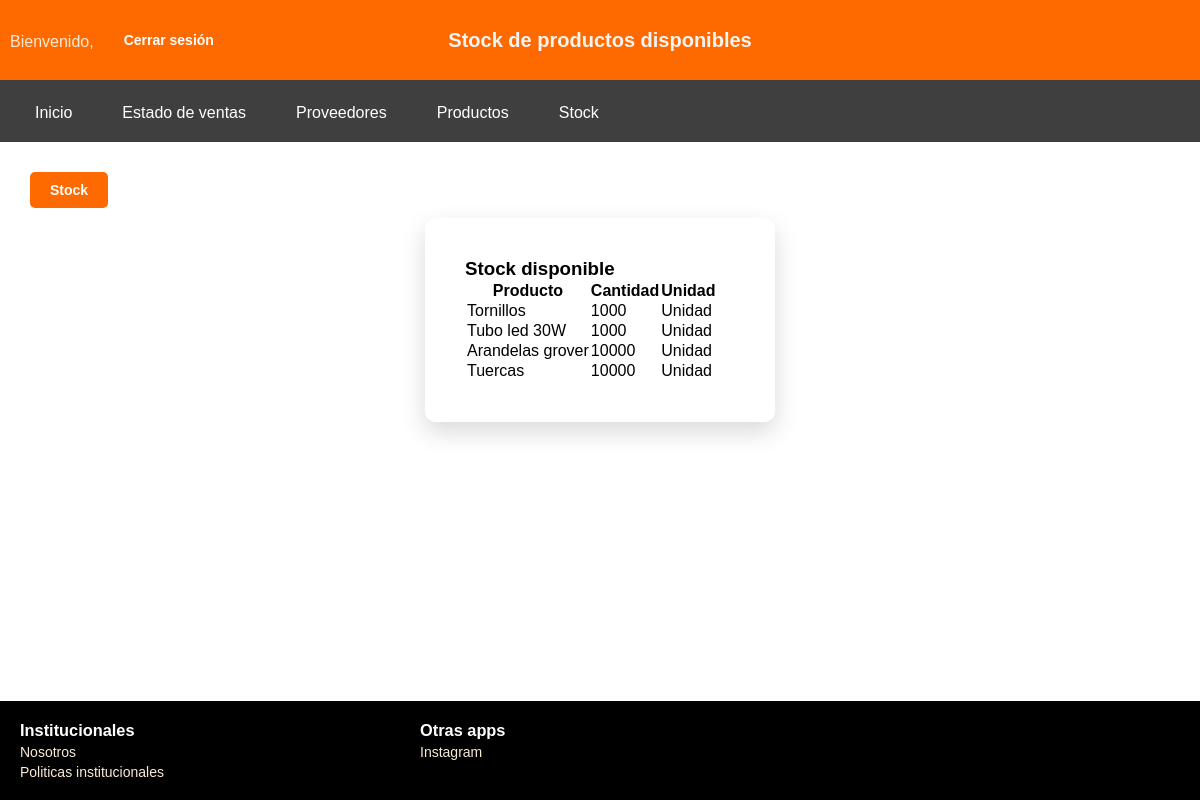
The page /proyecto/accounts/stock/ on the database as committed earlier.
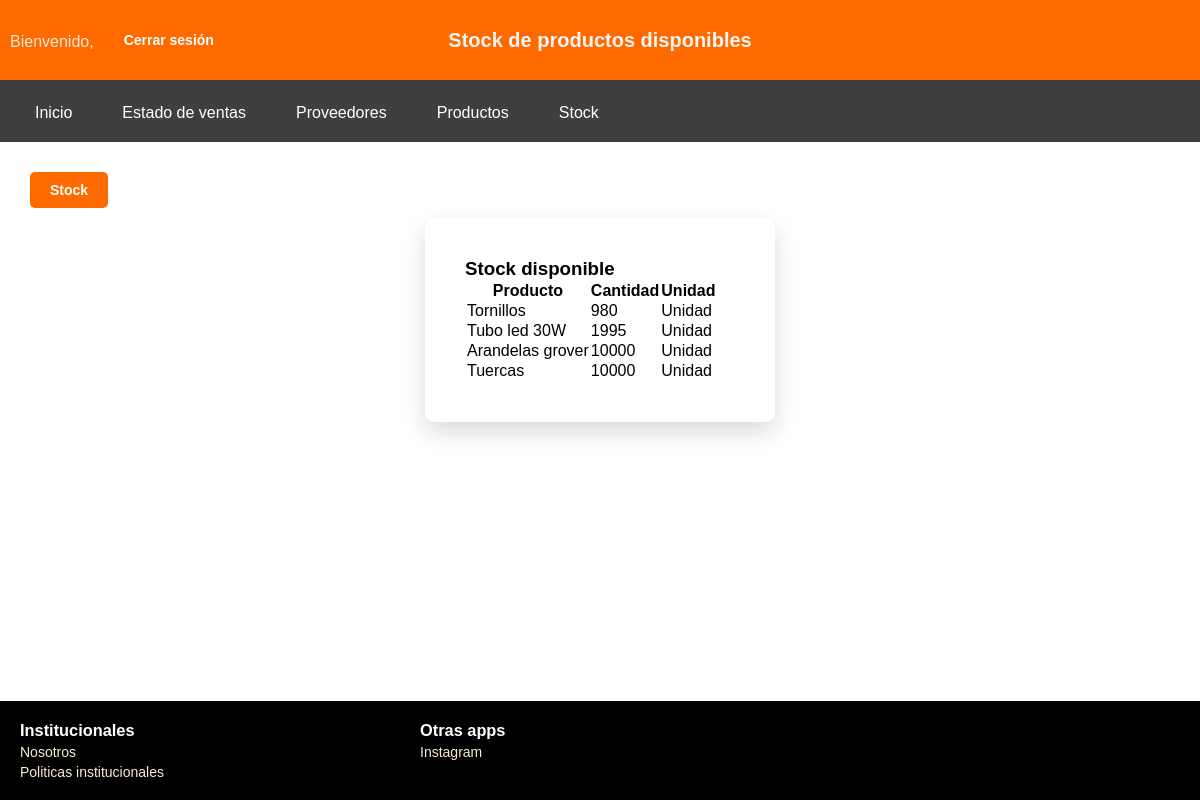
The same page on the database as committed later.
### accounts/models.py (models this page shows, shortened)
class Producto(models.Model):
    producto = models.CharField(max_length=100)
    cantidad = models.IntegerField()
    class Unidad(models.TextChoices):
        UNIDAD = "unidad", "Unidad"
        CAJA = "caja", "Caja"
        METRO = "metro", "Metro"
    unidad = models.CharField(max_length=20, choices=Unidad.choices)

### accounts/views.py (the view)
# urls.py: path('stock/',views.producto, name= "stock"),
def producto(request):
    mensaje_error = None
    if request.method == "POST":
        form = NuevoProductoFrom(request.POST)
        if form.is_valid():
            nombre = form.cleaned_data['producto']
            cantidad = form.cleaned_data['cantidad']
            unidad = form.cleaned_data['unidad']
            producto_obj, creado = Producto.objects.get_or_create(
                producto=nombre,
                defaults={'cantidad': cantidad}
            )
            if not creado:
                producto_obj.cantidad += cantidad
                producto_obj.save()
            return redirect('stock')
    else:
        form = NuevoProductoFrom()
    productos = Producto.objects.all()
    return render(request, "accounts/stock.html", {
        "form": form,
        "productos": productos,
        "error": mensaje_error
    })

### accounts/templates/accounts/stock.html (shortened to what this page needs)
{% load static %}
<!DOCTYPE html>
<html lang="es">
<head>
    <link rel="stylesheet" href="{% static 'accounts/styles_productos.css' %}">
</head>
<body>
    <header>
        <h2 class="title">Stock de productos disponibles</h2>
        <a class="user_register" href="{% url 'user_profile' %}">Bienvenido, {{request.user.username}} </a>
        <form method="POST" action="{% url 'logout' %}">
        <button class="btn-nuevo" type="submit">Cerrar sesión</button>
    </header>
        <nav>
        <ul class="menu">
            <li><a href="{% url 'general' %}">Inicio</a></li>
            <li class="dropdown">
                <a href="#">Estado de ventas</a>
            </li>
            <li class="dropdown">
            <a href="#">Proveedores</a>
            </li>
            <li><a href="{% url 'productos' %}"> Productos</a></li>
            <li><a href="{% url 'stock' %}"> Stock</a></li>
        </ul>
    </nav>
    <main>
    {% block content %}
        <button type="button" class="btn-nuevo" onclick="abrirModal()">Stock </button>
        <section>
            <h3>Stock disponible</h3>
            <table>
                <tr>
                    <th>Producto</th>
                    <th>Cantidad</th>
                    <th>Unidad</th>
                </tr>
                    {% for p in productos %}
                <tr>
                    <td>{{ p.producto }}</td>
                    <td>{{ p.cantidad }}</td>
                    <td>{{ p.unidad }}</td>
                </tr>
                {% endfor %}
            </table>
        </section>
    {% endblock %}
    </main>
    <footer>
        <div class="institucionales">
            <h3 class="titulo">Institucionales</h3>
                <a href="{% url 'nosotros' %}">Nosotros</a>
                <a href="{% url 'institucionales' %}">Politicas institucionales</a>
        </div>
        <div class="apps">
            <h3 class="titulo">Otras apps</h3>
                <a href="{% url 'instagram' %}">Instagram</a>
        </div>
    </footer>
</body>
</html>

Rows that differ between the two databases and show on the page:
changed Producto "Tornillos": cantidad "1000" → "980"
changed Producto "Tubo led 30W": cantidad "1000" → "1995"
